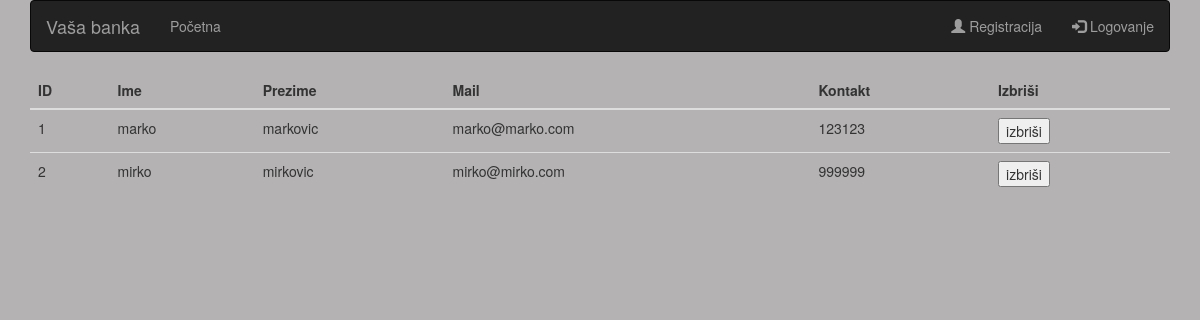
The page /users.php on the database its author committed.
### tables this page shows
CREATE TABLE IF NOT EXISTS `users` (
  `id` int(11) NOT NULL AUTO_INCREMENT,
  `name` varchar(50) NOT NULL,
  `surname` varchar(50) NOT NULL,
  `password` varchar(100) NOT NULL,
  `mail` varchar(100) NOT NULL,
  `account_id` int(11) NOT NULL,
  `phone` varchar(50) NOT NULL,
  `admin` int(11) NOT NULL DEFAULT '0',
  PRIMARY KEY (`id`),
  KEY `account_id` (`account_id`)
);

### users.php (the view, shortened to what this page needs)
<?php
include "api/connect.php";
$sql = "SELECT * FROM users";
$q = $conn->query($sql);
?>
<!DOCTYPE html>
<html lang="en">
<head>
    <link rel="stylesheet" href="https://maxcdn.bootstrapcdn.com/bootstrap/3.4.1/css/bootstrap.min.css">
</head>
<body style="background-color: 	#b4b2b2">
    <?php include "nav.php"; ?>
    <div class="container">
            <div id="response">
                <table class="table">
                    <thead>
                        <tr>
                            <th>ID</th>
                            <th>Ime</th>
                            <th>Prezime</th>
                            <th>Mail</th>
                            <th>Kontakt</th>
                            <th>Izbriši</th>
                        </tr>
                    </thead>
                    <tbody>
                        <?php while ($line = $q->fetch_object()) {  ?>
                            <tr>
                                <td><?php echo $line->id; ?></td>
                                <td><?php echo $line->name; ?></td>
                                <td><?php echo $line->surname; ?></td>
                                <td><?php echo $line->mail; ?></td>
                                <td><?php echo $line->phone; ?></td>
                                <td><button onclick="del(<?php echo $line->id; ?>)">izbriši</button></td>
                            </tr>
                        <?php  } ?>
                    </tbody>
                </table>
            </div>
        </div>
</body>
</html>

### nav.php (shortened to what this page needs)
<div class="container">
    <nav class="navbar navbar-inverse">
        <div class="container-fluid">
            <div class="navbar-header">
                <a class="navbar-brand" href="index.php">Vaša banka</a>
            </div>
            <ul class="nav navbar-nav">
                <li class="index.php"><a href="index.php">Početna</a></li>
            </ul>
            <ul class="nav navbar-nav navbar-right">
                <?php if(!isset($_SESSION['userName'])){ ?>
                    <li><a href="registration.php"><span class="glyphicon glyphicon-user"></span> Registracija</a></li>
                    <li><a href="login.php"><span class="glyphicon glyphicon-log-in"></span> Logovanje</a></li>
                <?php } else if (isset($_SESSION['userName'])) { ?>
                    <li><a href="logout.php"><span class="glyphicon glyphicon-user"></span> Logout</a></li>
                <?php }?>
            </ul>
        </div>
    </nav>
</div>

### rows shown on the page
users: id "1", name "marko", surname "markovic", mail "marko@marko.com", phone "123123"
users: id "2", name "mirko", surname "mirkovic", mail "mirko@mirko.com", phone "999999"
